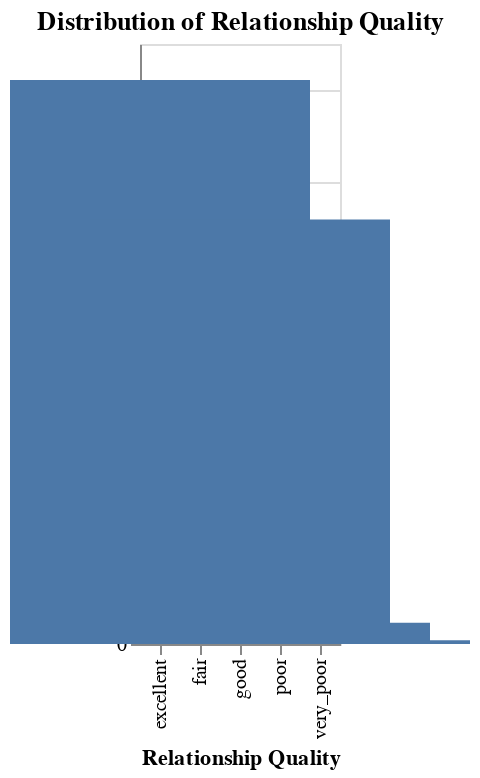

The code cell stored with this chart in its notebook:
### Code cell
alt.Chart(hcmst).mark_bar(size = 150).encode(
    x=alt.X('relationship_quality', title='Relationship Quality'),
    y='count()'
).properties(
    title='Distribution of Relationship Quality',
    width = 'container'
)

### Figure 1 — Vega-Lite specification as saved in the notebook (floating-point values rounded to 4 significant figures; data arrays with more than 128 entries replaced by an {"elided": "..."} marker saying what was removed)
{"config": {"view": {"continuousWidth": 300, "continuousHeight": 300}}, "data": {"name": "data-9a02db258fcc179babbdb82e62252e85"}, "mark": {"type": "bar", "size": 150}, "encoding": {"x": {"field": "relationship_quality", "title": "Relationship Quality", "type": "nominal"}, "y": {"aggregate": "count", "type": "quantitative"}}, "title": "Distribution of Relationship Quality", "width": "container", "$schema": "https://vega.github.io/schema/vega-lite/v6.1.0.json", "datasets": {"data-9a02db258fcc179babbdb82e62252e85": {"elided": "1192 records"}}}
